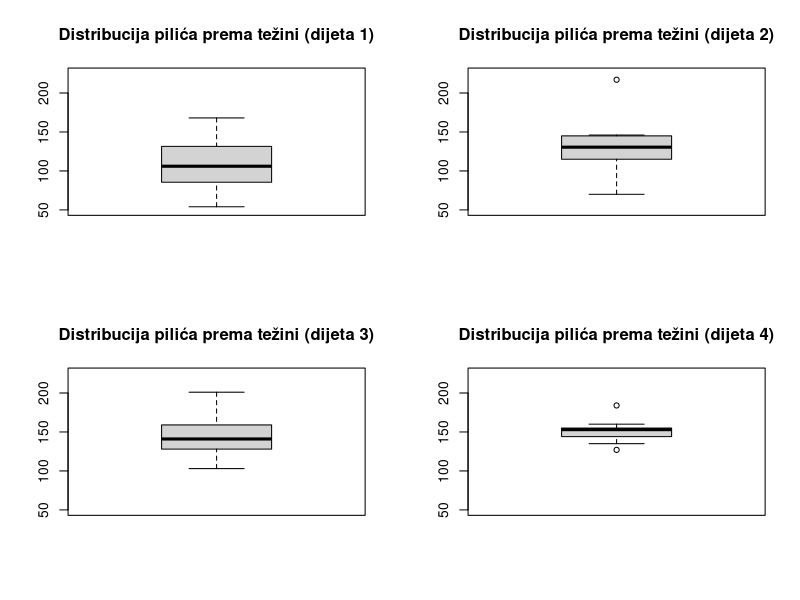
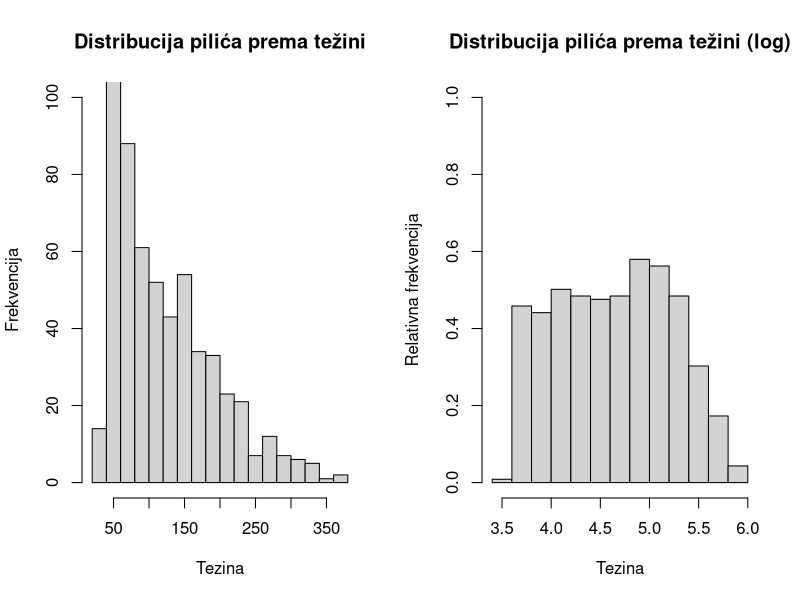

The R script that drew these images, in order:
# priprema podataka
cw <- data.frame(ChickWeight)
names(cw) <- c("tezina", "tjedan", "pilic", "dijeta")

pilic1 <- cw[cw$pilic == 1, ]
pilic27 <- cw[cw$pilic == 27, ]
pilic34 <- cw[cw$pilic == 34, ]
pilic50 <- cw[cw$pilic == 50, ]

############

# 4. izdvojimo podatke koje ćemo prikazati na grafikonu
dijeta1 <- cw[cw$dijeta == 1 & cw$tjedan == 12, "tezina"]
dijeta2 <- cw[cw$dijeta == 2 & cw$tjedan == 12, "tezina"]
dijeta3 <- cw[cw$dijeta == 3 & cw$tjedan == 12, "tezina"]
dijeta4 <- cw[cw$dijeta == 4 & cw$tjedan == 12, "tezina"]

par(mfrow = c(2,2))
boxplot(dijeta1, ylim = c(50,225), main = "Distribucija pilića prema težini (dijeta 1)")
boxplot(dijeta2, ylim = c(50,225), main = "Distribucija pilića prema težini (dijeta 2)")
boxplot(dijeta3, ylim = c(50,225), main = "Distribucija pilića prema težini (dijeta 3)")
boxplot(dijeta4, ylim = c(50,225), main = "Distribucija pilića prema težini (dijeta 4)")

# 5. 
# najveći raspon vrijednosti ima dijeta 2

# 6. 
# Vidimo da se stršeće vrijednosti javljaju kod dijeta 2 i 4. 
# Kod obje su prisutne maksimalne, dok su kod dijete 4 i minimalne stršeće vrijednosti.

# 7.
# raspon vrijednosti za dijetu 1:
raspon_vrijednosti <- max(dijeta1) - min(dijeta1)
raspon_vrijednosti

#ili pomoću funkcija range i diff:
range(dijeta1) # minimalna i maksimalna vrijednost

raspon_vrijednosti <- diff(range(dijeta1))
raspon_vrijednosti

# interkvartilni raspon za dijetu 1:
# računamo 3. i 1. kvartil i oduzimamo
interkvartilni_raspon <- quantile(dijeta1, 0.75) - quantile(dijeta1, 0.25)
interkvartilni_raspon

#ili pomoću funkcije IQR:
interkvartilni_raspon <- IQR(dijeta1)
interkvartilni_raspon


#8. 
# koeficijent asimetrije za dijetu 2
x <- dijeta2
N <- length(x)

mu <-  sum((x - mean(x))^3)/N
alpha <- mu/sd(x)^3
alpha

# koeficijent asimetrije za dijetu 4
x <- dijeta4
N <- length(x)

alpha <- sum((x - mean(x))^3)/(length(x)*sd(x)^3)
alpha

# 9. tumačenje koeficijenta (-2 do 2):
# 0         - simetrična distribucija
# 0   - 0.5 - približno simetrična distribucija
# 0.5 - 1   - umjerena asimetrija
# > 1       - izražena asimetrija
# tumačenje vrijedi i za negativne vrijednosti

# Kod dijete 2 je veća asimetrija (umjereno desno asimetrična distribuicija). 
# Kod dijete 4 je približno simetrična distribucija.


# 10., 12.
par(mfrow = c(1,2))
hist(cw$tezina, breaks = 15, main = "Distribucija pilića prema težini", 
     xlab = "Tezina", ylab = "Frekvencija", ylim = c(0,100))
hist(log(cw$tezina), probability = TRUE, breaks = 15, ylim = c(0,1), 
     main = "Distribucija pilića prema težini (log)", xlab = "Tezina", ylab = "Relativna frekvencija")

# 11. težina pilića nije normalno distribuirana

# 13.
t8 <- cw[cw$tjedan == 8, "tezina"] # podaci o tezinama u 8. tjednu
t12 <- cw[cw$tjedan == 12, "tezina"] # podaci o tezinama u 12. tjednu

as.t8 <- mean(t8) # prosjecna tezina u 8. tjednu
as.t8

as.t12 <- mean(t12) # prosjecna tezina u 8. tjednu
as.t12

# 14. 
sd.t8 <- sd(t8)
sd.t8

sd.t12 <- sd(t12)
sd.t12

# 15. 
p1 <- pilic1[pilic1$tjedan == 8, "tezina"]
p1 # težina u 8. tjednu = 76

p27 <- pilic27[pilic27$tjedan == 12, "tezina"]
p27 # težina u 12. tjednu = 115

# standardizacija
z1 <- (p1 - as.t8)/sd.t8
z1 # -0.938738

z27 <- (p27 - as.t12)/sd.t12
z27 # -0.417499

# oba pilića zaostaju za prosjekom, ali pilic27 zaostaje manje 
# pilic 27 zaostaje za -0.42 standardnih devijacija naspram -0.94 pilica 1

# 16.
as.d1 <- mean(cw[cw$dijeta == 1, "tezina"])
as.d2 <- mean(cw[cw$dijeta == 2, "tezina"])
as.d3 <- mean(cw[cw$dijeta == 3, "tezina"])
as.d4 <- mean(cw[cw$dijeta == 4, "tezina"])

# 17.
sd.d1 <- sd(cw[cw$dijeta == 1, "tezina"])
sd.d2 <- sd(cw[cw$dijeta == 2, "tezina"])
sd.d3 <- sd(cw[cw$dijeta == 3, "tezina"])
sd.d4 <- sd(cw[cw$dijeta == 4, "tezina"])


# 18. 
as.d1
as.d2
as.d3
as.d4

# najveća prosječna težina postignuta je na dijeti 3

# 19. koeficijent varijacije
V.d3 <- (sd.d3/as.d3)*100
V.d3 # 60.53988

# aritmetička sredina nije dovoljno reprezentativna (V > 50%)
